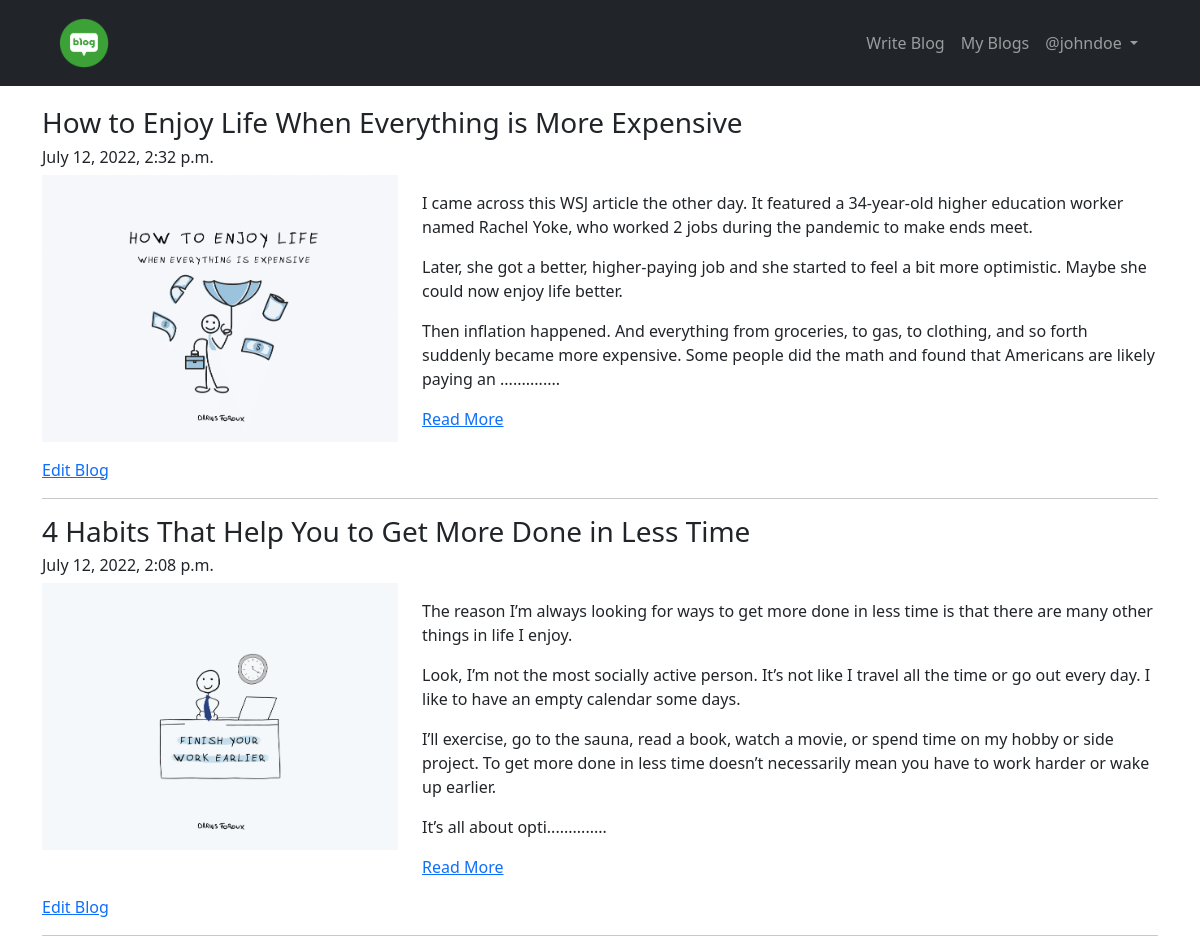
Page /blog/my-blogs/ (signed in) on the committed database.
### App_Blog/models.py (models this page shows, shortened)
class Blog(models.Model):
    author = models.ForeignKey(User, related_name='post_author', on_delete=models.CASCADE)
    blog_title = models.CharField(max_length=264, verbose_name='Put a Title')
    slug = models.SlugField(max_length=264, unique=True)
    blog_content = models.TextField(verbose_name='What is on yout mind?')
    blog_image = models.ImageField(upload_to='blog_images', verbose_name='Image')
    publish_date = models.DateTimeField(auto_now_add=True)
    update_date = models.DateTimeField(auto_now=True)
    class Meta:
        ordering = ('-publish_date',)

### App_Blog/views.py (the view)
# urls.py: path('my-blogs/', views.MyBlogs.as_view(), name='my_blogs'),
class MyBlogs(LoginRequiredMixin, TemplateView):
    template_name = 'App_Blog/my_blogs.html'

### App_Blog/templatetags/custom_filters.py (called while the page is built)
def range_filter(value):
    return value[0:500] + '..............'

### templates/App_Blog/my_blogs.html (shortened to what this page needs)
{% extends 'base.html' %}
{% load custom_filters %}
{% block body_block %}
{% for blog in user.post_author.all %}
    <h3>{{ blog.blog_title }}</h3>
    <h6>{{ blog.publish_date }}</h6>
    <div class="row mb-3">
        <div class="col-sm-4">
            <img src="/media/{{ blog.blog_image }}" width="100%">
        </div>
        <div class="col-sm-8">
            <p>{{ blog.blog_content|range_filter|linebreaks }}</p>
            <a href="{% url 'App_Blog:blog_details' slug=blog.slug %}">Read More</a>
        </div>
    </div>
    <a href="{% url 'App_Blog:edit_blog' pk=blog.pk %}">Edit Blog</a>
    <hr>
{% endfor %}
{% endblock %}

### templates/base.html (shortened to what this page needs)
<!DOCTYPE html>
<html lang="en">
<head>
    <link href="https://cdn.jsdelivr.net/npm/bootstrap@5.2.0-beta1/dist/css/bootstrap.min.css" rel="stylesheet">
    <link rel="stylesheet" href="https://cdnjs.cloudflare.com/ajax/libs/font-awesome/6.1.1/css/all.min.css" />
</head>
<body>
      <div class="header" style="background:#212529">
        <div class="container">
          <nav class="navbar navbar-expand-sm bg-dark navbar-dark">
            <div class="container-fluid">
              <a class="navbar-brand" href="{% url 'index' %}"><img src="/media/logo.png" width="60px"></a>
              <div class="collapse navbar-collapse" id="navbarNav">
                <ul class="navbar-nav ms-auto">
                  {% if not user.is_authenticated %}
                  <li class="nav-item">
                    <a class="nav-link" aria-current="page" href="{% url 'App_Login:signup' %}">Sign Up</a>
                  </li>
                  <li class="nav-item">
                    <a class="nav-link" aria-current="page" href="{% url 'App_Login:login' %}">Login</a>
                  </li>
                  {% else %}
                  <li class="nav-item">
                    <a class="nav-link" aria-current="page" href="{% url 'App_Blog:create_blog' %}">Write Blog</a>
                  </li>
                  <li class="nav-item">
                    <a class="nav-link" aria-current="page" href="{% url 'App_Blog:my_blogs' %}">My Blogs</a>
                  </li>
                  <li class="nav-item dropdown">
                    <a class="nav-link dropdown-toggle" href="#" id="navbarDropdown" role="button" data-bs-toggle="dropdown" aria-expanded="false">
                      @{{ user.username }}
                    </a>
                  </li>
                  {% endif %}
                </ul>
              </div>
            </div>
          </nav>
        </div>
      </div>
      <div class="container" style="padding-top:20px">
        {% block body_block %}
        {% endblock %}
      </div>
</body>
</html>

### rows in the picture
Blog: blog_title "How to Enjoy Life When Everything is More Expensive", publish_date "July 12, 2022, 2:32 p.m.", blog_image (picture), blog_content|range_filter "I came across this WSJ article the other day. It featured a 34-year-old higher education worker named Rachel Yoke, who worked 2 jobs during the pandemic to make ends meet. Later, she got a better, higher-paying job and she started to feel a bit more optimistic. Maybe she could now enjoy life better. Then inflation happened. And everything from groceries, to gas, to clothing, and so forth suddenly became more expensive. Some people did the math and found that Americans are likely paying an .............."
Blog: blog_title "4 Habits That Help You to Get More Done in Less Time", publish_date "July 12, 2022, 2:08 p.m.", blog_image (picture), blog_content|range_filter "The reason I’m always looking for ways to get more done in less time is that there are many other things in life I enjoy. Look, I’m not the most socially active person. It’s not like I travel all the time or go out every day. I like to have an empty calendar some days. I’ll exercise, go to the sauna, read a book, watch a movie, or spend time on my hobby or side project. To get more done in less time doesn’t necessarily mean you have to work harder or wake up earlier. It’s all about opti.............."

### other values in the picture
{{ user.username }} "johndoe"
